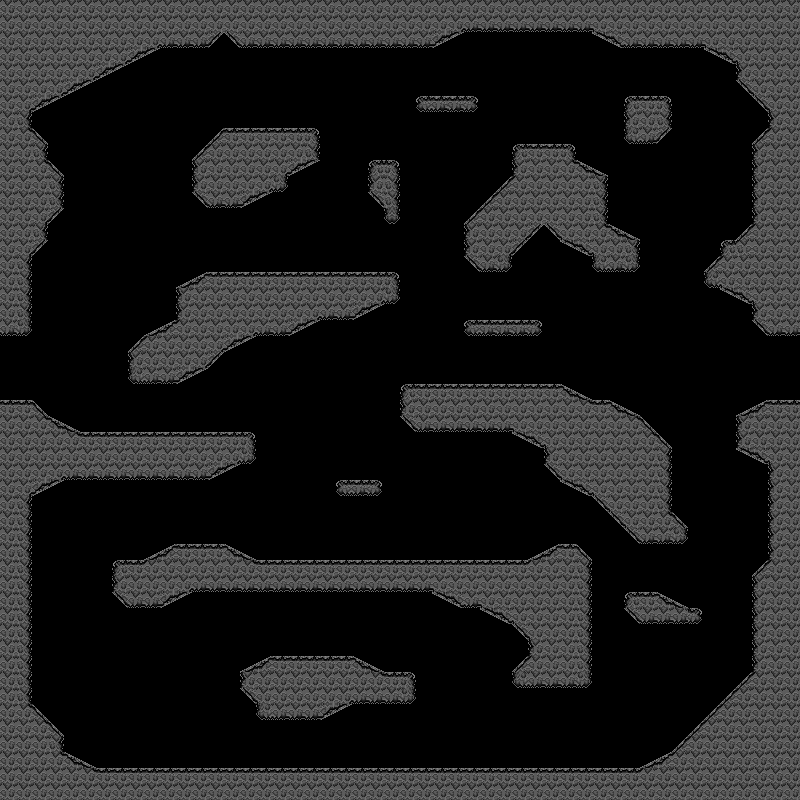

A level layout from a 2D game, rendered from its tile map. Below: a short description, then the map file with tile-grid data replaced by summaries:
An orthogonal 50x50 tile map with 16x16 px tiles, 1 tile layer (terrain), 1 hidden layer not drawn and 14 objects.

<map version="1.10" tiledversion="1.11.2" orientation="orthogonal" renderorder="right-down" width="50" height="50" tilewidth="16" tileheight="16" infinite="0" nextlayerid="7" nextobjectid="34">
 <tileset firstgid="1" source="Rock Tile Set.tsx" />
 <layer id="1" name="prototype" width="50" height="50" visible="0">
  <data>[2500 cells, 896 non-empty, 2 distinct tile ids]</data>
 </layer>
 <objectgroup id="5" name="SpawnerLayer">
  <object id="20" gid="40" x="440" y="88" width="16" height="16" />
  <object id="21" gid="40" x="648" y="88" width="16" height="16" />
  <object id="22" gid="40" x="264" y="120" width="16" height="16" />
  <object id="23" gid="40" x="536" y="136" width="16" height="16" />
  <object id="24" gid="40" x="728" y="232" width="16" height="16" />
  <object id="25" gid="40" x="248" y="264" width="16" height="16" />
  <object id="26" gid="40" x="520" y="312" width="16" height="16" />
  <object id="27" gid="40" x="456" y="376" width="16" height="16" />
  <object id="28" gid="40" x="152" y="424" width="16" height="16" />
  <object id="29" gid="40" x="264" y="552" width="16" height="16" />
  <object id="30" gid="40" x="488" y="552" width="16" height="16" />
  <object id="31" gid="40" x="312" y="648" width="16" height="16" />
  <object id="32" gid="40" x="296" y="760" width="16" height="16" />
  <object id="33" gid="40" x="600" y="760" width="16" height="16" />
 </objectgroup>
 <layer id="3" name="terrain" width="50" height="50">
  <properties>
   <property name="st2u:AddComponent" value="ChunkData" />
   <property name="st2u:CompositeCollider2D" type="bool" value="true" />
   <property name="unity:layer" value="Ground" />
  </properties>
  <data>[2500 cells, 1011 non-empty, 30 distinct tile ids]</data>
 </layer>
</map>
